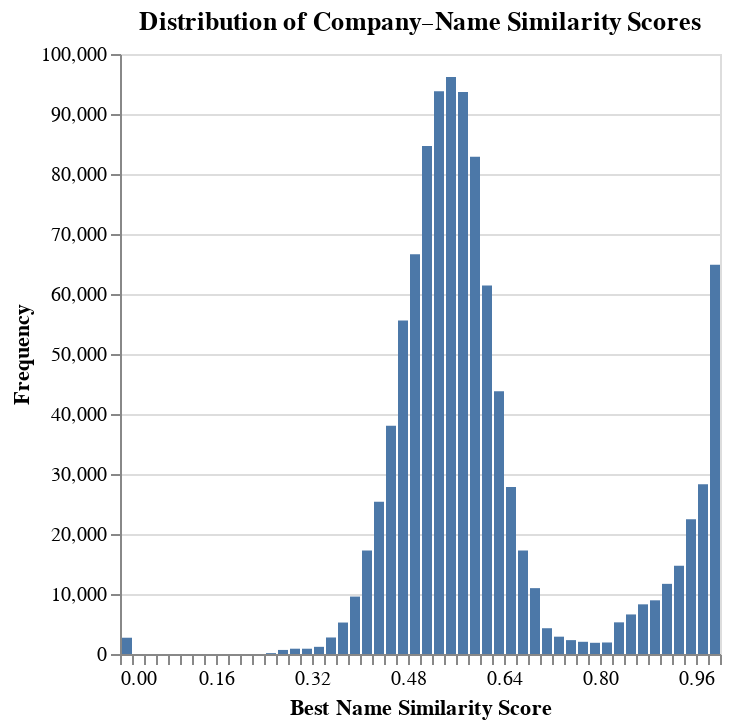

Notebook source saved alongside this figure:
### Code cell
import altair as alt
alt.data_transformers.enable("vegafusion")

chart = (
    alt.Chart(df.filter(pl.col("best_similarity_name_score") >= 0).to_pandas())
    .mark_bar()
    .encode(
        alt.X("best_similarity_name_score:Q", bin=alt.Bin(maxbins=50), title="Best Name Similarity Score"),
        alt.Y("count()", title="Frequency")
    )
    .properties(
        title="Distribution of Company–Name Similarity Scores"
    )
)
chart

### Figure 1 — Vega specification as saved in the notebook (floating-point values rounded to 4 significant figures)
{"$schema": "https://vega.github.io/schema/vega/v5.json", "data": [{"name": "source_0", "values": [{"__count": 64880, "bin_maxbins_50_best_similarity_name_score": 0.98, "bin_maxbins_50_best_similarity_name_score_end": 1.0}, {"__count": 28292, "bin_maxbins_50_best_similarity_name_score": 0.96, "bin_maxbins_50_best_similarity_name_score_end": 0.98}, {"__count": 22460, "bin_maxbins_50_best_similarity_name_score": 0.94, "bin_maxbins_50_best_similarity_name_score_end": 0.96}, {"__count": 14728, "bin_maxbins_50_best_similarity_name_score": 0.92, "bin_maxbins_50_best_similarity_name_score_end": 0.94}, {"__count": 11693, "bin_maxbins_50_best_similarity_name_score": 0.9, "bin_maxbins_50_best_similarity_name_score_end": 0.92}, {"__count": 8949, "bin_maxbins_50_best_similarity_name_score": 0.88, "bin_maxbins_50_best_similarity_name_score_end": 0.9}, {"__count": 8278, "bin_maxbins_50_best_similarity_name_score": 0.86, "bin_maxbins_50_best_similarity_name_score_end": 0.88}, {"__count": 6593, "bin_maxbins_50_best_similarity_name_score": 0.84, "bin_maxbins_50_best_similarity_name_score_end": 0.86}, {"__count": 5276, "bin_maxbins_50_best_similarity_name_score": 0.82, "bin_maxbins_50_best_similarity_name_score_end": 0.84}, {"__count": 1919, "bin_maxbins_50_best_similarity_name_score": 0.8, "bin_maxbins_50_best_similarity_name_score_end": 0.82}, {"__count": 1868, "bin_maxbins_50_best_similarity_name_score": 0.78, "bin_maxbins_50_best_similarity_name_score_end": 0.8}, {"__count": 2034, "bin_maxbins_50_best_similarity_name_score": 0.76, "bin_maxbins_50_best_similarity_name_score_end": 0.78}, {"__count": 2313, "bin_maxbins_50_best_similarity_name_score": 0.74, "bin_maxbins_50_best_similarity_name_score_end": 0.76}, {"__count": 2888, "bin_maxbins_50_best_similarity_name_score": 0.72, "bin_maxbins_50_best_similarity_name_score_end": 0.74}, {"__count": 4295, "bin_maxbins_50_best_similarity_name_score": 0.7, "bin_maxbins_50_best_similarity_name_score_end": 0.72}, {"__count": 10976, "bin_maxbins_50_best_similarity_name_score": 0.68, "bin_maxbins_50_best_similarity_name_score_end": 0.7}, {"__count": 17233, "bin_maxbins_50_best_similarity_name_score": 0.66, "bin_maxbins_50_best_similarity_name_score_end": 0.68}, {"__count": 27817, "bin_maxbins_50_best_similarity_name_score": 0.64, "bin_maxbins_50_best_similarity_name_score_end": 0.66}, {"__count": 43773, "bin_maxbins_50_best_similarity_name_score": 0.62, "bin_maxbins_50_best_similarity_name_score_end": 0.64}, {"__count": 61421, "bin_maxbins_50_best_similarity_name_score": 0.6, "bin_maxbins_50_best_similarity_name_score_end": 0.62}, {"__count": 82861, "bin_maxbins_50_best_similarity_name_score": 0.58, "bin_maxbins_50_best_similarity_name_score_end": 0.6}, {"__count": 93664, "bin_maxbins_50_best_similarity_name_score": 0.56, "bin_maxbins_50_best_similarity_name_score_end": 0.58}, {"__count": 96167, "bin_maxbins_50_best_similarity_name_score": 0.54, "bin_maxbins_50_best_similarity_name_score_end": 0.56}, {"__count": 93779, "bin_maxbins_50_best_similarity_name_score": 0.52, "bin_maxbins_50_best_similarity_name_score_end": 0.54}, {"__count": 84651, "bin_maxbins_50_best_similarity_name_score": 0.5, "bin_maxbins_50_best_similarity_name_score_end": 0.52}, {"__count": 66612, "bin_maxbins_50_best_similarity_name_score": 0.48, "bin_maxbins_50_best_similarity_name_score_end": 0.5}, {"__count": 55587, "bin_maxbins_50_best_similarity_name_score": 0.46, "bin_maxbins_50_best_similarity_name_score_end": 0.48}, {"__count": 38033, "bin_maxbins_50_best_similarity_name_score": 0.44, "bin_maxbins_50_best_similarity_name_score_end": 0.46}, {"__count": 25374, "bin_maxbins_50_best_similarity_name_score": 0.42, "bin_maxbins_50_best_similarity_name_score_end": 0.44}, {"__count": 17261, "bin_maxbins_50_best_similarity_name_score": 0.4, "bin_maxbins_50_best_similarity_name_score_end": 0.42}, {"__count": 9573, "bin_maxbins_50_best_similarity_name_score": 0.38, "bin_maxbins_50_best_similarity_name_score_end": 0.4}, {"__count": 5245, "bin_maxbins_50_best_similarity_name_score": 0.36, "bin_maxbins_50_best_similarity_name_score_end": 0.38}, {"__count": 2753, "bin_maxbins_50_best_similarity_name_score": 0.34, "bin_maxbins_50_best_similarity_name_score_end": 0.36}, {"__count": 1195, "bin_maxbins_50_best_similarity_name_score": 0.32, "bin_maxbins_50_best_similarity_name_score_end": 0.34}, {"__count": 881, "bin_maxbins_50_best_similarity_name_score": 0.3, "bin_maxbins_50_best_similarity_name_score_end": 0.32}, {"__count": 883, "bin_maxbins_50_best_similarity_name_score": 0.28, "bin_maxbins_50_best_similarity_name_score_end": 0.3}, {"__count": 677, "bin_maxbins_50_best_similarity_name_score": 0.26, "bin_maxbins_50_best_similarity_name_score_end": 0.28}, {"__count": 145, "bin_maxbins_50_best_similarity_name_score": 0.24, "bin_maxbins_50_best_similarity_name_score_end": 0.26}, {"__count": 1, "bin_maxbins_50_best_similarity_name_score": 0.22, "bin_maxbins_50_best_similarity_name_score_end": 0.24}, {"__count": 2713, "bin_maxbins_50_best_similarity_name_score": 0.0, "bin_maxbins_50_best_similarity_name_score_end": 0.02}]}, {"name": "source_0_y_domain___count", "values": [{"min": 1, "max": 96167}]}], "signals": [{"name": "bin_maxbins_50_best_similarity_name_score_bins", "value": {"fields": ["best_similarity_name_score"], "fname": "bin_best_similarity_name_score", "start": 0.0, "step": 0.02, "stop": 1.0}}], "marks": [{"type": "rect", "name": "marks", "from": {"data": "source_0"}, "encode": {"update": {"y2": {"value": 0, "scale": "y"}, "fill": {"value": "#4c78a8"}, "x2": {"field": "bin_maxbins_50_best_similarity_name_score", "scale": "x", "offset": {"signal": "0.5 + (abs(scale(\"x\", datum[\"bin_maxbins_50_best_similarity_name_score_end\"]) - scale(\"x\", datum[\"bin_maxbins_50_best_similarity_name_score\"])) < 0.25 ? -0.5 * (0.25 - (abs(scale(\"x\", datum[\"bin_maxbins_50_best_similarity_name_score_end\"]) - scale(\"x\", datum[\"bin_maxbins_50_best_similarity_name_score\"])))) : 0.5)"}}, "x": {"field": "bin_maxbins_50_best_similarity_name_score_end", "scale": "x", "offset": {"signal": "0.5 + (abs(scale(\"x\", datum[\"bin_maxbins_50_best_similarity_name_score_end\"]) - scale(\"x\", datum[\"bin_maxbins_50_best_similarity_name_score\"])) < 0.25 ? 0.5 * (0.25 - (abs(scale(\"x\", datum[\"bin_maxbins_50_best_similarity_name_score_end\"]) - scale(\"x\", datum[\"bin_maxbins_50_best_similarity_name_score\"])))) : -0.5)"}}, "y": {"field": "__count", "scale": "y"}}}, "style": ["bar"]}], "scales": [{"name": "x", "type": "linear", "domain": {"signal": "[bin_maxbins_50_best_similarity_name_score_bins.start, bin_maxbins_50_best_similarity_name_score_bins.stop]"}, "range": [0, {"signal": "width"}], "bins": {"signal": "bin_maxbins_50_best_similarity_name_score_bins"}, "zero": false}, {"name": "y", "type": "linear", "domain": [{"signal": "(data(\"source_0_y_domain___count\")[0] || {}).min"}, {"signal": "(data(\"source_0_y_domain___count\")[0] || {}).max"}], "range": [{"signal": "height"}, 0], "nice": true, "zero": true}], "axes": [{"scale": "y", "tickCount": {"signal": "ceil(height/40)"}, "grid": true, "maxExtent": 0, "gridScale": "x", "minExtent": 0, "ticks": false, "zindex": 0, "domain": false, "labels": false, "aria": false, "orient": "left"}, {"scale": "x", "labelOverlap": true, "grid": false, "tickCount": {"signal": "ceil(width/10)"}, "zindex": 0, "title": "Best Name Similarity Score", "orient": "bottom", "labelFlush": true}, {"scale": "y", "title": "Frequency", "tickCount": {"signal": "ceil(height/40)"}, "zindex": 0, "orient": "left", "labelOverlap": true, "grid": false}], "title": {"text": "Distribution of Company–Name Similarity Scores", "frame": "group"}, "style": "cell", "width": 300, "padding": 5, "height": 300, "background": "white"}
